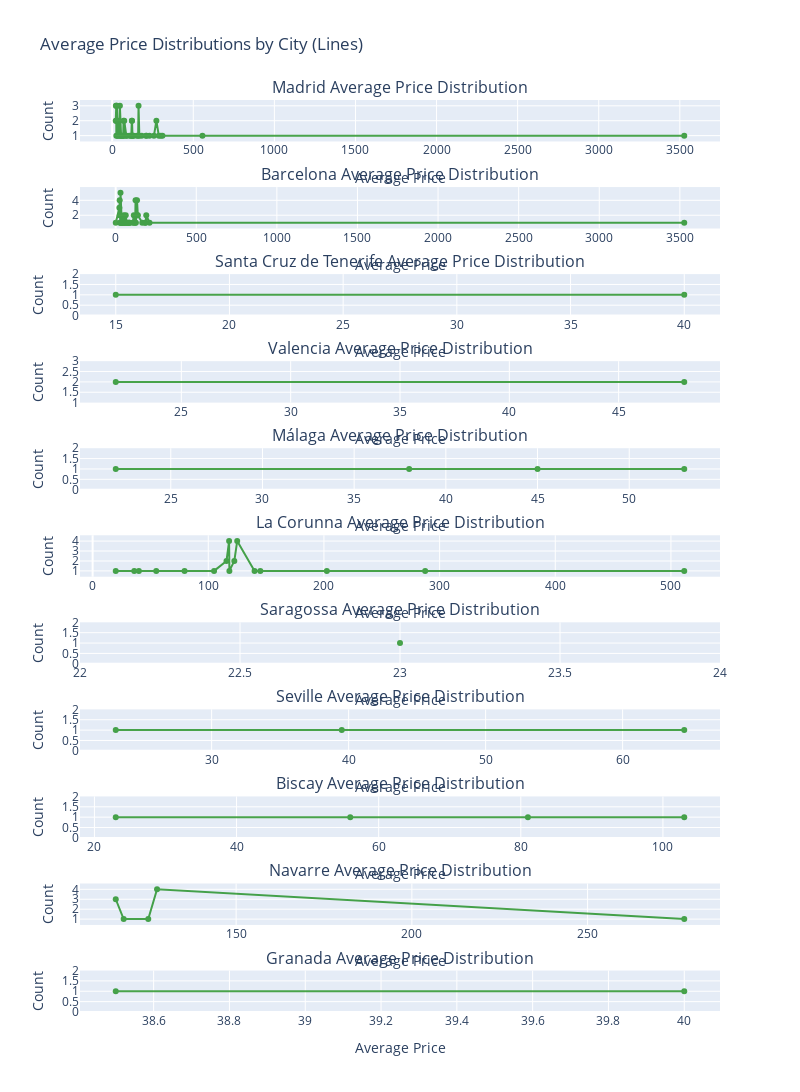

Write notebook code for a chart like this one.
### Code cell
subplot_titles = [f"{city} Average Price Distribution" for city in cities]

fig = make_subplots(
    rows=len(cities),
    cols=1,
    subplot_titles=subplot_titles,
    vertical_spacing=0.05
)

for i, city in enumerate(cities, start=1):
    city_data = event_prices_venues_df[event_prices_venues_df['state'] == city]
    
    city_data['average_price'] = city_data[['min_price', 'max_price']].mean(axis=1)
    
    avg_price_counts = city_data['average_price'].value_counts().sort_index()
    avg_price_x = avg_price_counts.index
    avg_price_y = avg_price_counts.values
    
    fig.add_trace(
        go.Scatter(
            x=avg_price_x,
            y=avg_price_y,
            mode='lines+markers',
            name=f'{city} Average Price',
            line=dict(color='green', width=2),
            opacity=0.7
        ),
        row=i,
        col=1
    )


fig.update_layout(
    height=300 * len(cities),  
    width=800,
    title_text="Average Price Distributions by City (Lines)",
    showlegend=False
)

for i in range(1, len(cities) + 1):
    fig.update_xaxes(title_text="Average Price", row=i, col=1)
    fig.update_yaxes(title_text="Count", row=i, col=1)

fig.show()

### Figure 1 — Plotly figure (JSON) as saved in the notebook; plotly's stock layout.template omitted (floating-point values rounded to 4 significant figures)
{"data": [{"line": {"color": "green", "width": 2}, "mode": "lines+markers", "name": "Madrid Average Price", "opacity": 0.7, "x": [22.0, 23.0, 25.0, 25.5, 26.0, 27.0, 28.0, 30.0, 32.0, 35.0, 40.0, 45.0, 47.5, 52.5, 55.0, 57.5, 65.0, 68.0, 70.0, 71.0, 74.5, 87.0, 87.5, 106.0, 117.5, 118.0, 121.0, 122.5, 125.0, 127.5, 132.5, 152.5, 160.0, 162.5, 167.5, 182.5, 208.1, 212.0, 230.0, 257.5, 272.5, 287.5, 300.0, 310.0, 556.5, 3527.0], "y": [2, 3, 3, 1, 2, 2, 2, 3, 1, 1, 2, 1, 3, 1, 1, 1, 1, 1, 2, 1, 2, 1, 1, 1, 1, 1, 2, 2, 1, 1, 1, 1, 1, 3, 1, 1, 1, 1, 1, 1, 2, 1, 1, 1, 1, 1], "type": "scatter", "xaxis": "x", "yaxis": "y"}, {"line": {"color": "green", "width": 2}, "mode": "lines+markers", "name": "Barcelona Average Price", "opacity": 0.7, "x": [0.5, 23.0, 25.0, 26.0, 27.0, 28.0, 28.5, 30.0, 33.5, 35.0, 38.0, 40.0, 44.0, 45.0, 50.0, 52.5, 55.0, 59.3, 60.0, 62.5, 68.0, 72.5, 77.0, 82.5, 85.0, 87.0, 106.0, 112.5, 114.7, 121.0, 123.2, 125.5, 132.5, 135.0, 137.5, 165.0, 182.5, 185.0, 189.8, 210.0, 3527.0], "y": [1, 3, 4, 2, 2, 1, 1, 5, 1, 1, 1, 1, 1, 1, 2, 1, 1, 1, 1, 2, 1, 1, 1, 1, 1, 1, 1, 2, 1, 1, 4, 1, 4, 2, 2, 1, 1, 1, 2, 1, 1], "type": "scatter", "xaxis": "x2", "yaxis": "y2"}, {"line": {"color": "green", "width": 2}, "mode": "lines+markers", "name": "Santa Cruz de Tenerife Average Price", "opacity": 0.7, "x": [15.0, 40.0], "y": [1, 1], "type": "scatter", "xaxis": "x3", "yaxis": "y3"}, {"line": {"color": "green", "width": 2}, "mode": "lines+markers", "name": "Valencia Average Price", "opacity": 0.7, "x": [22.0, 48.0], "y": [2, 2], "type": "scatter", "xaxis": "x4", "yaxis": "y4"}, {"line": {"color": "green", "width": 2}, "mode": "lines+markers", "name": "Málaga Average Price", "opacity": 0.7, "x": [22.0, 38.0, 45.0, 53.0], "y": [1, 1, 1, 1], "type": "scatter", "xaxis": "x5", "yaxis": "y5"}, {"line": {"color": "green", "width": 2}, "mode": "lines+markers", "name": "La Corunna Average Price", "opacity": 0.7, "x": [20.0, 36.0, 40.0, 55.0, 79.5, 105.0, 115.8, 118.0, 118.2, 122.5, 125.0, 140.0, 145.0, 202.5, 287.5, 511.5], "y": [1, 1, 1, 1, 1, 1, 2, 4, 1, 2, 4, 1, 1, 1, 1, 1], "type": "scatter", "xaxis": "x6", "yaxis": "y6"}, {"line": {"color": "green", "width": 2}, "mode": "lines+markers", "name": "Saragossa Average Price", "opacity": 0.7, "x": [23.0], "y": [1], "type": "scatter", "xaxis": "x7", "yaxis": "y7"}, {"line": {"color": "green", "width": 2}, "mode": "lines+markers", "name": "Seville Average Price", "opacity": 0.7, "x": [23.0, 39.5, 64.5], "y": [1, 1, 1], "type": "scatter", "xaxis": "x8", "yaxis": "y8"}, {"line": {"color": "green", "width": 2}, "mode": "lines+markers", "name": "Biscay Average Price", "opacity": 0.7, "x": [23.0, 56.0, 81.0, 103.0], "y": [1, 1, 1, 1], "type": "scatter", "xaxis": "x9", "yaxis": "y9"}, {"line": {"color": "green", "width": 2}, "mode": "lines+markers", "name": "Navarre Average Price", "opacity": 0.7, "x": [115.8, 118.0, 125.0, 127.5, 277.5], "y": [3, 1, 1, 4, 1], "type": "scatter", "xaxis": "x10", "yaxis": "y10"}, {"line": {"color": "green", "width": 2}, "mode": "lines+markers", "name": "Granada Average Price", "opacity": 0.7, "x": [38.5, 40.0], "y": [1, 1], "type": "scatter", "xaxis": "x11", "yaxis": "y11"}], "layout": {"xaxis": {"anchor": "y", "domain": [0.0, 1.0], "title": {"text": "Average Price"}}, "yaxis": {"anchor": "x", "domain": [0.9545, 1.0], "title": {"text": "Count"}}, "xaxis2": {"anchor": "y2", "domain": [0.0, 1.0], "title": {"text": "Average Price"}}, "yaxis2": {"anchor": "x2", "domain": [0.8591, 0.9045], "title": {"text": "Count"}}, "xaxis3": {"anchor": "y3", "domain": [0.0, 1.0], "title": {"text": "Average Price"}}, "yaxis3": {"anchor": "x3", "domain": [0.7636, 0.8091], "title": {"text": "Count"}}, "xaxis4": {"anchor": "y4", "domain": [0.0, 1.0], "title": {"text": "Average Price"}}, "yaxis4": {"anchor": "x4", "domain": [0.6682, 0.7136], "title": {"text": "Count"}}, "xaxis5": {"anchor": "y5", "domain": [0.0, 1.0], "title": {"text": "Average Price"}}, "yaxis5": {"anchor": "x5", "domain": [0.5727, 0.6182], "title": {"text": "Count"}}, "xaxis6": {"anchor": "y6", "domain": [0.0, 1.0], "title": {"text": "Average Price"}}, "yaxis6": {"anchor": "x6", "domain": [0.4773, 0.5227], "title": {"text": "Count"}}, "xaxis7": {"anchor": "y7", "domain": [0.0, 1.0], "title": {"text": "Average Price"}}, "yaxis7": {"anchor": "x7", "domain": [0.3818, 0.4273], "title": {"text": "Count"}}, "xaxis8": {"anchor": "y8", "domain": [0.0, 1.0], "title": {"text": "Average Price"}}, "yaxis8": {"anchor": "x8", "domain": [0.2864, 0.3318], "title": {"text": "Count"}}, "xaxis9": {"anchor": "y9", "domain": [0.0, 1.0], "title": {"text": "Average Price"}}, "yaxis9": {"anchor": "x9", "domain": [0.1909, 0.2364], "title": {"text": "Count"}}, "xaxis10": {"anchor": "y10", "domain": [0.0, 1.0], "title": {"text": "Average Price"}}, "yaxis10": {"anchor": "x10", "domain": [0.09545, 0.1409], "title": {"text": "Count"}}, "xaxis11": {"anchor": "y11", "domain": [0.0, 1.0], "title": {"text": "Average Price"}}, "yaxis11": {"anchor": "x11", "domain": [0.0, 0.04545], "title": {"text": "Count"}}, "annotations": [{"font": {"size": 16}, "showarrow": false, "text": "Madrid Average Price Distribution", "x": 0.5, "xanchor": "center", "xref": "paper", "y": 1.0, "yanchor": "bottom", "yref": "paper"}, {"font": {"size": 16}, "showarrow": false, "text": "Barcelona Average Price Distribution", "x": 0.5, "xanchor": "center", "xref": "paper", "y": 0.9045, "yanchor": "bottom", "yref": "paper"}, {"font": {"size": 16}, "showarrow": false, "text": "Santa Cruz de Tenerife Average Price Distribution", "x": 0.5, "xanchor": "center", "xref": "paper", "y": 0.8091, "yanchor": "bottom", "yref": "paper"}, {"font": {"size": 16}, "showarrow": false, "text": "Valencia Average Price Distribution", "x": 0.5, "xanchor": "center", "xref": "paper", "y": 0.7136, "yanchor": "bottom", "yref": "paper"}, {"font": {"size": 16}, "showarrow": false, "text": "Málaga Average Price Distribution", "x": 0.5, "xanchor": "center", "xref": "paper", "y": 0.6182, "yanchor": "bottom", "yref": "paper"}, {"font": {"size": 16}, "showarrow": false, "text": "La Corunna Average Price Distribution", "x": 0.5, "xanchor": "center", "xref": "paper", "y": 0.5227, "yanchor": "bottom", "yref": "paper"}, {"font": {"size": 16}, "showarrow": false, "text": "Saragossa Average Price Distribution", "x": 0.5, "xanchor": "center", "xref": "paper", "y": 0.4273, "yanchor": "bottom", "yref": "paper"}, {"font": {"size": 16}, "showarrow": false, "text": "Seville Average Price Distribution", "x": 0.5, "xanchor": "center", "xref": "paper", "y": 0.3318, "yanchor": "bottom", "yref": "paper"}, {"font": {"size": 16}, "showarrow": false, "text": "Biscay Average Price Distribution", "x": 0.5, "xanchor": "center", "xref": "paper", "y": 0.2364, "yanchor": "bottom", "yref": "paper"}, {"font": {"size": 16}, "showarrow": false, "text": "Navarre Average Price Distribution", "x": 0.5, "xanchor": "center", "xref": "paper", "y": 0.1409, "yanchor": "bottom", "yref": "paper"}, {"font": {"size": 16}, "showarrow": false, "text": "Granada Average Price Distribution", "x": 0.5, "xanchor": "center", "xref": "paper", "y": 0.04545, "yanchor": "bottom", "yref": "paper"}], "title": {"text": "Average Price Distributions by City (Lines)"}, "height": 3300, "width": 800, "showlegend": false}}
